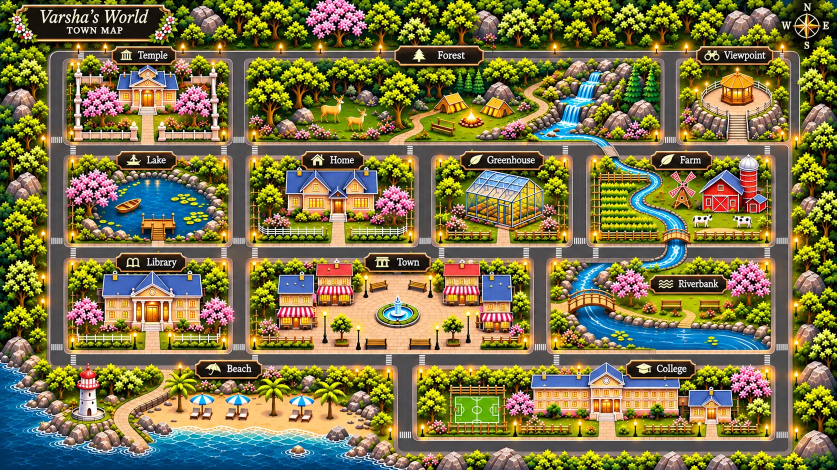
#> input picture assets/map/town_map_roads.webp, 1673 x 940 px, found by its file name (shown at 1/2 size)
$ python gen_world_map_collision.py
#> lines starting #> are read from the running program, lines starting #| are printed output that depends on the picture; after the words box and inside, x2 and y2 are one past the last pixel; in counts of white or black regions, pixels touching at a corner belong together
"""Trace the walkable ground on the town map and write data/world_map_collision.json.

Roads are grey asphalt. The Town plaza, the beach sand and the beach path are carved in
as walkable. Everything else (buildings, lawns, trees, water, rock) is solid.
Coordinates are image pixels; the map is used at scale 1 in the game.
The road shapes come from assets/map/town_map_roads.webp (same layout as the displayed map).
"""
import json
import numpy as np
from PIL import Image

# The road shapes are read from the flat version of the map. The darker picture shown in the
# game has the same layout, but its roofs and river edges look like road to the colour test.
MAP = "assets/map/town_map_roads.webp"
OUT = "data/world_map_collision.json"
CELL = 4

# Name plaques (the dark labels on each place). They look like road to the colour test, so
# they are made solid by hand: x0, y0, x1, y1.
PLAQUES = [
    # This map's plaques.
    (230, 215, 362, 250),   # Temple
    (808, 150, 965, 186),   # Forest
    (1405, 180, 1545, 215), # Viewpoint
    (248, 375, 372, 410),   # Lake
    (606, 400, 733, 437),   # Home
    (932, 402, 1090, 440),  # Greenhouse
    (1312, 402, 1425, 440), # Farm
    (230, 612, 375, 650),   # Library
    (1305, 592, 1452, 628), # Riverbank
    (432, 826, 562, 862),   # Beach
    (1148, 806, 1297, 845), # College
    # Earlier maps' plaques, in case they sit on the road shapes.
    (228, 92, 352, 128),    # Temple
    (792, 92, 958, 132),    # Forest
    (1395, 92, 1545, 128),  # Viewpoint
    (235, 303, 352, 340),   # Lake
    (603, 300, 727, 338),   # Home
    (922, 300, 1088, 338),  # Greenhouse
    (1305, 300, 1423, 338), # Farm
    (233, 508, 372, 545),   # Library
    (730, 503, 862, 540),   # Town
    (1300, 540, 1422, 578), # Riverbank
    (392, 718, 528, 755),   # Beach
    (1252, 718, 1390, 755), # College
]

# Walkable areas that are not road: the Town plaza, the beach sand and the beach path.
CARVE = [
    (515, 548, 510, 130),   # Town plaza
    (300, 740, 480, 130),   # beach sand
    (240, 725, 95, 175),    # beach path down from the road
    (760, 668, 40, 42),     # the gap in the plaza's south edge, onto the road
    (212, 745, 128, 90),    # open ground in front of the lighthouse
]


def road_mask(im):
    r, g, b = im[..., 0], im[..., 1], im[..., 2]
    mx = im.max(-1)
    mn = im.min(-1)
    return (mx - mn < 22) & (mx > 55) & (mx < 150)


def dilate(mask, k=2):
    out = mask.copy()
    for dy in range(-k, k + 1):
        for dx in range(-k, k + 1):
            out |= np.roll(np.roll(mask, dy, axis=0), dx, axis=1)
    return out


def majority(mask, k):
    """A cell becomes solid only if most of its neighbourhood is solid."""
    pad = np.pad(mask.astype(np.int32), k // 2, mode="edge")
    acc = np.zeros(mask.shape, np.int32)
    for dy in range(k):
        for dx in range(k):
            acc += pad[dy:dy + mask.shape[0], dx:dx + mask.shape[1]]
    return acc * 2 > k * k


def merge_rects(grid):
    h, w = grid.shape
    used = np.zeros_like(grid, bool)
    rects = []
    for y in range(h):
        x = 0
        while x < w:
            if grid[y, x] and not used[y, x]:
                x1 = x
                while x1 < w and grid[y, x1] and not used[y, x1]:
                    x1 += 1
                y1 = y + 1
                while y1 < h and all(grid[y1, x:x1]) and not any(used[y1, x:x1]):
                    y1 += 1
                used[y:y1, x:x1] = True
                rects.append((x, y, x1 - x, y1 - y))
                x = x1
            else:
                x += 1
    return rects


def main():
    im = np.asarray(Image.open(MAP).convert("RGB")).astype(int)
    h, w = im.shape[:2]
#> h = 940; w = 1673
    # Widen the roads a little so the character body fits along them.
    walk = dilate(road_mask(im), 6)
#> in road_mask, `mx = im.max(-1)`:
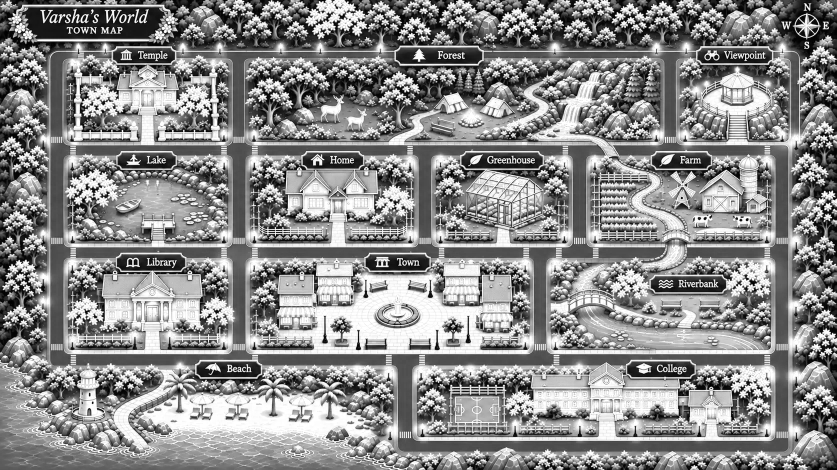
#> mx: shape (940, 1673) int64 (shown at 1/2 size); min 0, max 255, mean 138.2
#> in road_mask, `mn = im.min(-1)`:
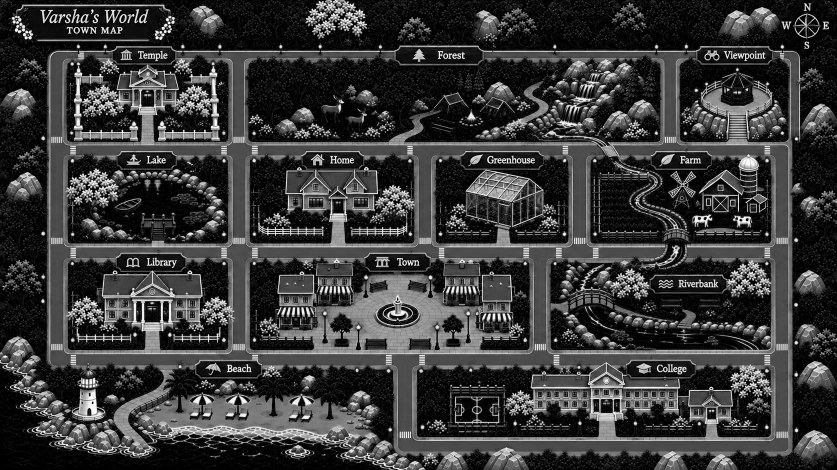
#> mn: shape (940, 1673) int64 (shown at 1/2 size); min 0, max 255, mean 58.4
#> in road_mask, `return (mx - mn < 22) & (mx > 55) & (mx < 150)`:
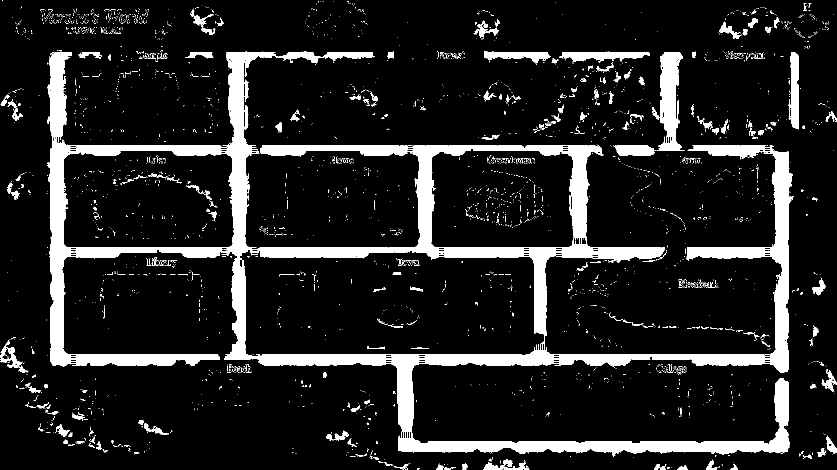
#> returned value: shape (940, 1673) bool (shown at 1/2 size); 12.2% white; 3494 white regions (3265 under 20 px), largest, box (x1, y1, x2, y2) and area: (100, 103, 1579, 914) 148793, (1314, 104, 1369, 302) 5557, (1580, 104, 1598, 259) 2346
#> after the loop in dilate, `for dy in range(-k, k + 1):`: out: shape (940, 1673) bool; 39% white; 302 white regions (3 under 20 px), largest, box (x1, y1, x2, y2) and area: (87, 95, 1611, 940) 328331, (962, 97, 1305, 280) 23673, (1431, 0, 1673, 284) 21257
    for x0, y0, cw, ch in CARVE:
        walk[y0:y0 + ch, x0:x0 + cw] = True
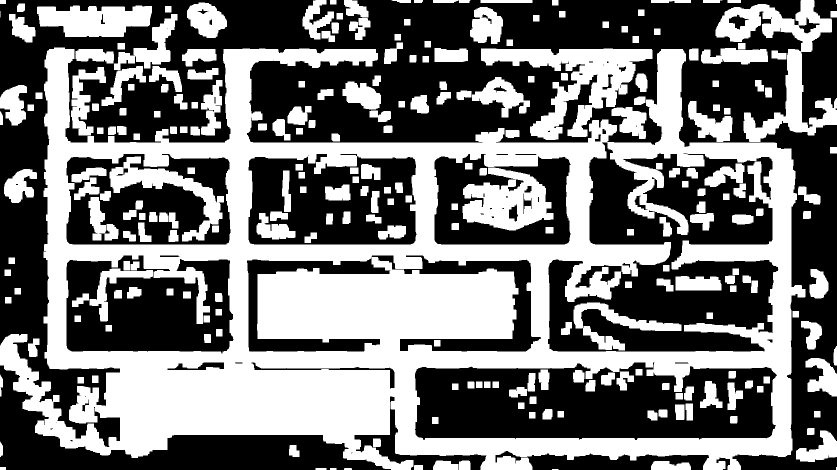
#> walk: shape (940, 1673) bool (shown at 1/2 size); 46.4% white; 255 white regions (3 under 20 px), largest, box (x1, y1, x2, y2) and area: (0, 95, 1611, 940) 494007, (962, 97, 1305, 280) 23673, (1431, 0, 1673, 284) 21257
    for x0, y0, x1, y1 in PLAQUES:
        walk[y0:y1, x0:x1] = False
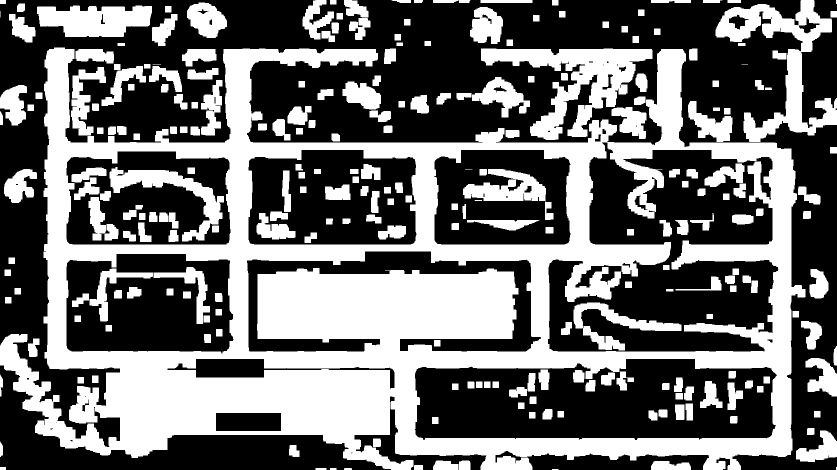
#> walk: shape (940, 1673) bool (shown at 1/2 size); 43% white; 256 white regions (6 under 20 px), largest, box (x1, y1, x2, y2) and area: (0, 95, 1611, 940) 457696, (962, 97, 1305, 280) 23673, (1431, 0, 1673, 284) 21257
    # Lanes into the Town plaza from the road, beside the Town plaque (applied after it).
    for x0, y0, cw, ch in [(862, 600, 22, 110)]:
        walk[y0:y0 + ch, x0:x0 + cw] = True
#> walk: shape (940, 1673) bool; 43% white; 255 white regions (6 under 20 px), largest, box (x1, y1, x2, y2) and area: (0, 95, 1611, 940) 458201, (962, 97, 1305, 280) 23673, (1431, 0, 1673, 284) 21257
    solid = ~walk

    ch_n, cw_n = h // CELL, w // CELL
#> ch_n = 235; cw_n = 418
    cells = solid[:ch_n * CELL, :cw_n * CELL].reshape(ch_n, CELL, cw_n, CELL).mean(axis=(1, 3)) > 0.5
#> cells: shape (235, 418) bool; 55.5% white; 184 black regions (113 under 20 px), largest, box (x1, y1, x2, y2) and area: (0, 0, 418, 235) 35113, (18, 3, 76, 19) 707, (55, 84, 112, 121) 569
    cells = majority(cells, 3)  # drop single-cell specks so they do not block the roads
#> in majority, `pad = np.pad(mask.astype(np.int32), k // 2, mode="edge")`: pad: shape (237, 420) int32; values 0 (black) and 1 (white), 55.7% white; 184 black regions (109 under 20 px), largest, box (x1, y1, x2, y2) and area: (0, 0, 420, 237) 35210, (19, 4, 77, 20) 707, (56, 85, 113, 122) 569
#> after the loop in majority, `for dy in range(k):`:
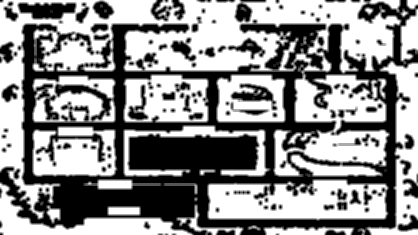
#> acc: shape (235, 418) int32; min 0, max 9, mean 4.99; drawn with min black and max white
#> in majority, `return acc * 2 > k * k`:
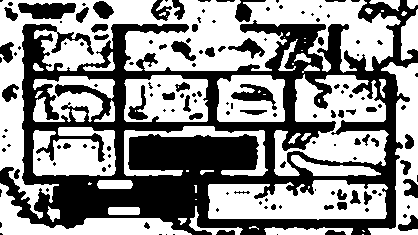
#> returned value: shape (235, 418) bool; 55.5% white; 145 black regions (90 under 20 px), largest, box (x1, y1, x2, y2) and area: (0, 0, 418, 235) 37033, (18, 3, 76, 19) 707, (231, 84, 277, 110) 482

    rects = merge_rects(cells)
#> rects = 2554 items, first 6: (3, 0, 154, 1), (163, 0, 2, 6), (168, 0, 4, 6), (179, 0, 19, 2), (211, 0, 5, 20), (235, 0, 5, 4)
    solids = [{"id": f"solid_{i}", "rect": [x * CELL, y * CELL, cwid * CELL, chei * CELL]}
              for i, (x, y, cwid, chei) in enumerate(rects)]
#> solids = 2554 items
    with open(OUT, "w", encoding="utf-8") as f:
        json.dump({
            "_note": "Solid areas of the town map (assets/map/town_map.webp), in image pixels. Generated by scripts/gen_world_map_collision.py. Roads, the Town plaza, the beach sand and the beach path are walkable.",
            "solids": solids,
        }, f)
    print(f"{len(solids)} solid rectangles written to {OUT}")
#| 2554 solid rectangles written to data/world_map_collision.json


if __name__ == "__main__":
    main()

$ run again, with assets/map/town_map.webp copied over assets/map/town_map_roads.webp
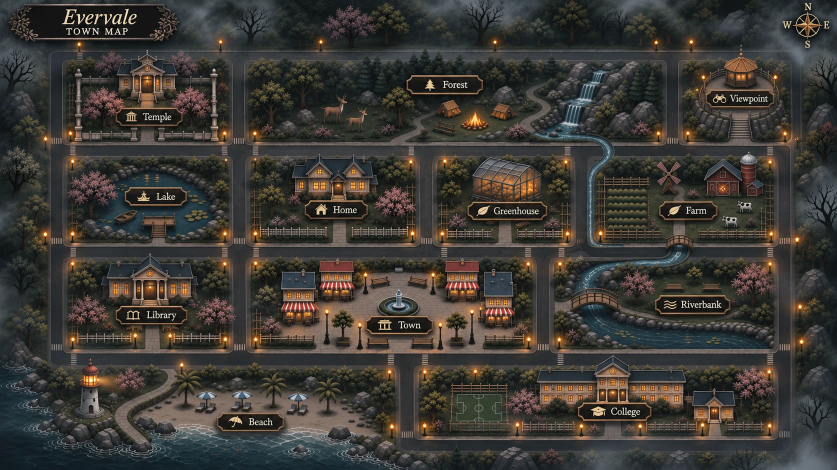
#> input picture assets/map/town_map.webp, 1674 x 940 px, found by its file name (shown at 1/2 size)
#> after the loop in main, `for x0, y0, x1, y1 in PLAQUES:`:
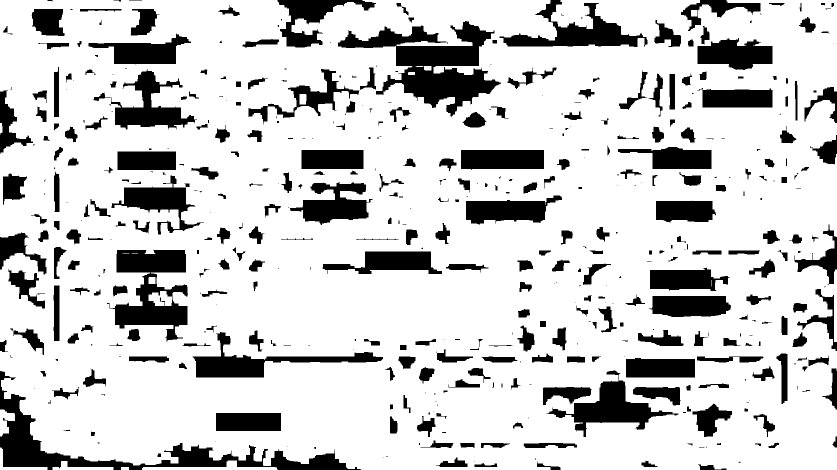
#> walk: shape (940, 1674) bool (shown at 1/2 size); 80.6% white; 483 black regions (172 under 20 px), largest, box (x1, y1, x2, y2) and area: (676, 42, 1002, 233) 24241, (0, 742, 722, 940) 20677, (214, 499, 376, 683) 14749
#> cells: shape (235, 418) bool; 18% white; 338 white regions (210 under 20 px), largest, box (x1, y1, x2, y2) and area: (169, 11, 250, 58) 1478, (57, 125, 94, 170) 845, (0, 193, 73, 235) 673
#> pad: shape (237, 420) int32; values 0 (black) and 1 (white), 18% white; 338 white regions (209 under 20 px), largest, box (x1, y1, x2, y2) and area: (170, 12, 251, 59) 1478, (58, 126, 95, 171) 845, (0, 194, 74, 237) 702
#> in majority, `return acc * 2 > k * k`:
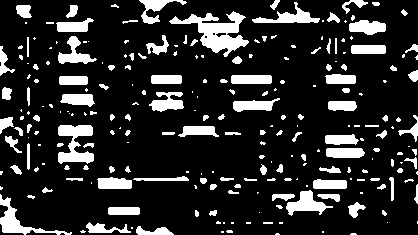
#> returned value: shape (235, 418) bool; 16.7% white; 240 white regions (119 under 20 px), largest, box (x1, y1, x2, y2) and area: (169, 11, 249, 57) 1444, (58, 125, 94, 164) 815, (0, 194, 72, 235) 664
#> in main, `rects = merge_rects(cells)`: rects = 1404 items, first 6: (139, 0, 44, 1), (275, 0, 5, 2), (350, 0, 13, 2), (140, 1, 33, 1), (177, 1, 9, 1), (274, 1, 1, 9)
#> solids = 1404 items
#| 1404 solid rectangles written to data/world_map_collision.json
